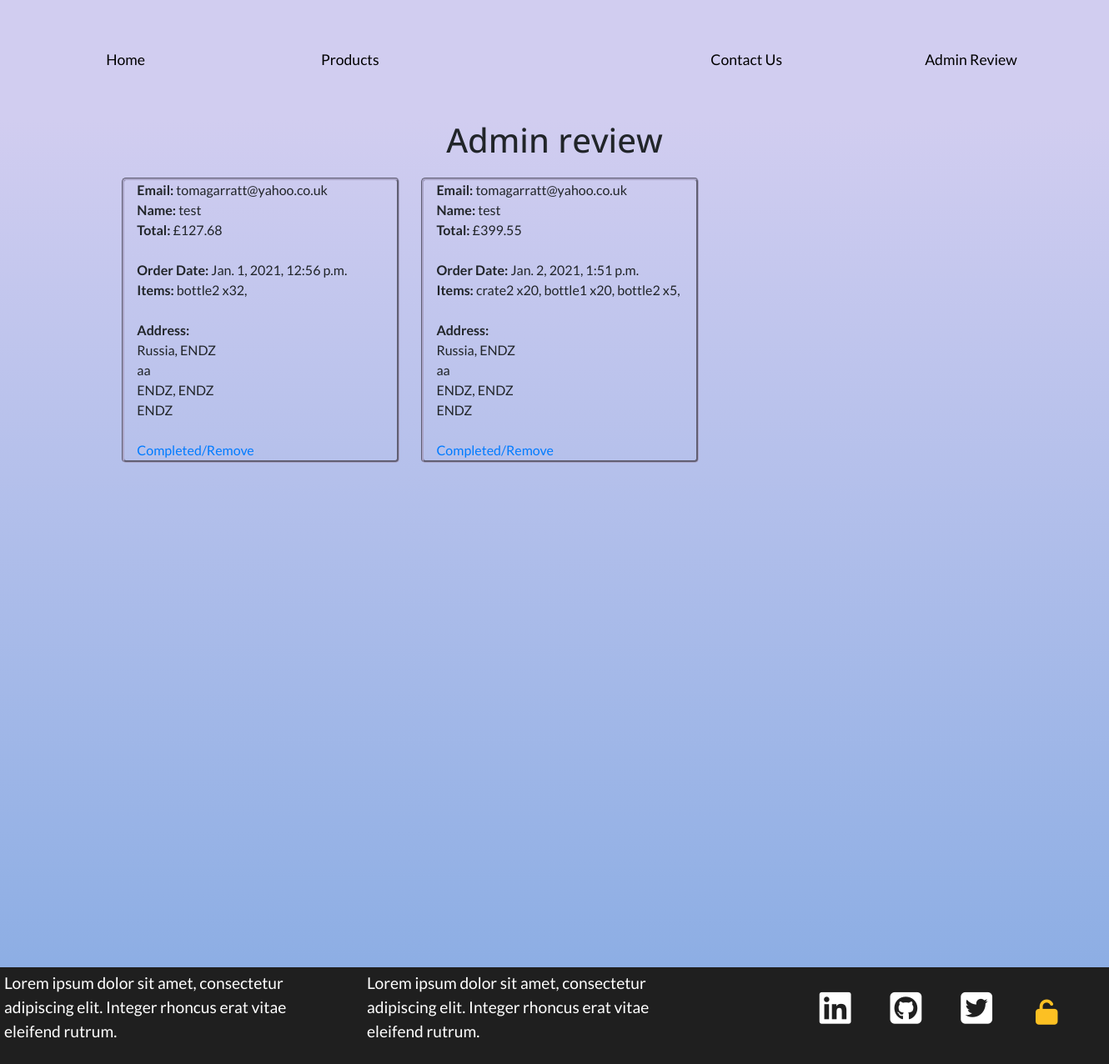
The page /admin_review (signed in) on the database its author committed.
### cart/models.py (models this page shows, shortened)
class CheckoutUserInfo(models.Model):
    user_email = models.EmailField(verbose_name='E-mail', max_length=30)
    user_name = models.CharField(verbose_name='Full name', max_length=60)
    user_country = models.CharField(verbose_name='Country', max_length=60)
    user_city = models.CharField(verbose_name='City', max_length=60)
    user_line1 = models.CharField(verbose_name='Address line 1', max_length=60)
    user_line2 = models.CharField(verbose_name='Address line 2', max_length=60)
    user_postcode = models.CharField(verbose_name='Postcode', max_length=60)
    user_countystate = models.CharField(verbose_name='County/State', max_length=60)
    user_price_total = models.DecimalField(max_digits=10, default=0, decimal_places=2)
    user_items = models.CharField(default="", max_length=1000)
    order_date = models.DateTimeField(
        blank=True, null=True, default=timezone.now)

### admin_review/views.py (the view)
# urls.py: path(r'admin_review', admin_review, name='admin_review'),
@staff_member_required(login_url='sign_in')
def admin_review(request):
    all_checkoutuserinfo = CheckoutUserInfo.objects.all()
    num_orders = 0
    for item in all_checkoutuserinfo:
        num_orders += 1
    print(num_orders)
    return render(request, "../templates/admin_review.html",
        {"all_checkoutuserinfo": all_checkoutuserinfo, 'num_orders': num_orders})

### templates/admin_review.html (shortened to what this page needs)
{%extends "base.html"%}
{%block heading%}
Admin review
{%endblock%}
{%block content%}
<div class="review_page">
    {%if num_orders == 0 %}
    <div class="cart-empty">
        <div>Up to date on orders.</div>
        <div>Congrats!</div>
    </div>
    {%else%}
        <div class="order-list row">
            {%for all_checkoutuserinfo in all_checkoutuserinfo%}
                <div class="order col-lg-3 col-md-5 col-sm-10 col-10">
                    <div>
                        <b>Email:  </b>{{all_checkoutuserinfo.user_email}}
                    </div>
                    <div>
                        <b>Name:  </b>{{all_checkoutuserinfo.user_name}}
                    </div>
                    <div>
                        <b>Total:  </b>£{{all_checkoutuserinfo.user_price_total}}
                    </div>
                    <br>
                    <div>
                        <b>Order Date:  </b>{{all_checkoutuserinfo.order_date}}
                    </div>
                    <div>
                        <b>Items:  </b>{{all_checkoutuserinfo.user_items}}
                    </div>
                    <br>
                    <div>
                        <div><b>Address: </b></div>
                        <div>{{all_checkoutuserinfo.user_country}}, {{all_checkoutuserinfo.user_city}}</div>
                        <div>{{all_checkoutuserinfo.user_countystate}}</div>
                        <div>{{all_checkoutuserinfo.user_line1}}, {{all_checkoutuserinfo.user_line2}}</div>
                        <div>{{all_checkoutuserinfo.user_postcode}}</div>
                    </div>
                    <br>
                    <div>
                        <a href="{% url 'infopk_delete' all_checkoutuserinfo.id %}">Completed/Remove</a>
                    </div>
                </div>
            {%endfor%}
        </div>
    {%endif%}
</div>
{%endblock%}

### static/css/main.css (style rules this page uses)
body { font-family: 'Lato', sans-serif; height: 120% !important; width: 100%; }
.review_page { height: 100% !important; }
.order { margin: 1%; border: rgb(169, 164, 199) 3px groove; border-radius: 5px; display: inline-block; width: 25%; }
.order-list { width: 100%; margin: auto; margin-left: 10%; margin-right: 9%; }

### rows shown on the page
CheckoutUserInfo: user_email "tomagarratt@yahoo.co.uk", user_name "test", user_price_total "127.68", order_date "Jan. 1, 2021, 12:56 p.m.", user_items "bottle2 x32,", user_country "Russia", user_city "ENDZ", user_countystate "aa", user_line1 "ENDZ", user_line2 "ENDZ", user_postcode "ENDZ"
CheckoutUserInfo: user_email "tomagarratt@yahoo.co.uk", user_name "test", user_price_total "399.55", order_date "Jan. 2, 2021, 1:51 p.m.", user_items "crate2 x20, bottle1 x20, bottle2 x5,", user_country "Russia", user_city "ENDZ", user_countystate "aa", user_line1 "ENDZ", user_line2 "ENDZ", user_postcode "ENDZ"
